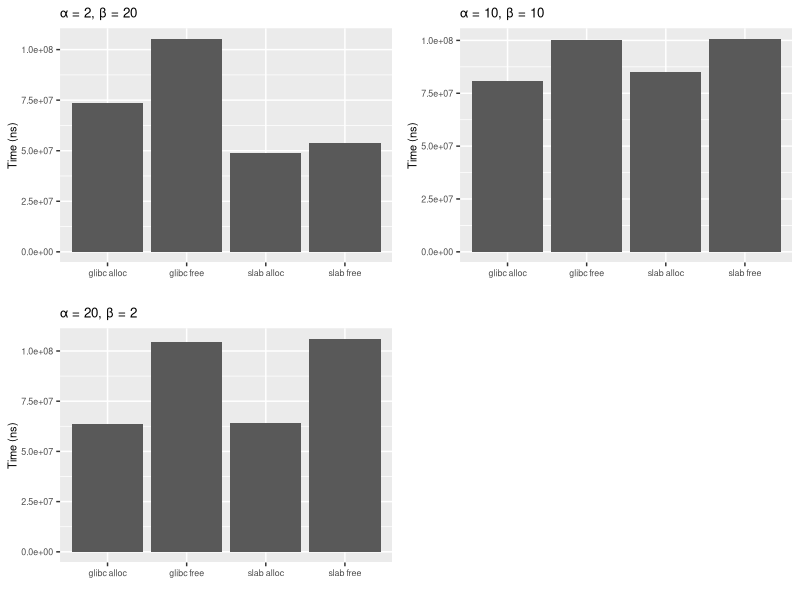

The R script that drew this image:
library(cowplot)
library(ggplot2)

a2b20 = data.frame(
  name=c("glibc alloc", "glibc free", "slab alloc", "slab free"),
  value=c(73762004, 105279871, 48850355, 53842230)
)

a10b10 = data.frame(
  name=c("glibc alloc", "glibc free", "slab alloc", "slab free"),
  value=c(80618721, 100255538, 85237269, 100701580)
)

a20b2 = data.frame(
  name=c("glibc alloc", "glibc free", "slab alloc", "slab free"),
  value=c(63419295, 104708128, 64289456, 106009778)
)

p1 = ggplot(a2b20, aes(x=name, y=value)) + 
        geom_bar(stat = "identity") +
        ggtitle("α = 2, β = 20") +
        xlab("") + 
        ylab("Time (ns)") +
        theme(text = element_text(size = 8))

p2 = ggplot(a10b10, aes(x=name, y=value)) + 
        geom_bar(stat = "identity") +
        ggtitle("α = 10, β = 10") +
        xlab("") + 
        ylab("Time (ns)") + 
        theme(text = element_text(size = 8))


p3 = ggplot(a20b2, aes(x=name, y=value)) + 
        geom_bar(stat = "identity") +
        ggtitle("α = 20, β = 2") +
        xlab("") +
        ylab("Time (ns)") +
        theme(text = element_text(size = 8))


p4 = plot_grid(p1, p2, p3, labels=c("", "", ""), ncol=2, nrow=2)
sizedistrfile = "sizedistr.pdf"
save_plot(sizedistrfile, p4, ncol=2, nrow=2, base_asp=1.1, device=cairo_pdf)

